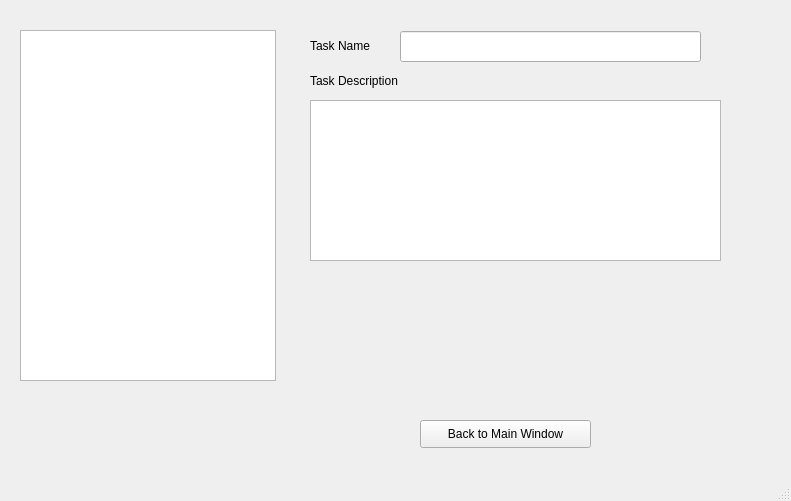
<?xml version="1.0" encoding="UTF-8"?>
<ui version="4.0">
 <class>MainWindow</class>
 <widget class="QMainWindow" name="MainWindow">
  <property name="geometry">
   <rect>
    <x>0</x>
    <y>0</y>
    <width>791</width>
    <height>501</height>
   </rect>
  </property>
  <property name="windowTitle">
   <string>MainWindow</string>
  </property>
  <widget class="QWidget" name="centralwidget">
   <widget class="QListView" name="taskList">
    <property name="geometry">
     <rect>
      <x>20</x>
      <y>30</y>
      <width>256</width>
      <height>351</height>
     </rect>
    </property>
    <property name="autoScrollMargin">
     <number>5</number>
    </property>
    <property name="editTriggers">
     <set>QAbstractItemView::NoEditTriggers</set>
    </property>
    <property name="selectionMode">
     <enum>QAbstractItemView::SingleSelection</enum>
    </property>
   </widget>
   <widget class="QPushButton" name="removeTask">
    <property name="geometry">
     <rect>
      <x>70</x>
      <y>390</y>
      <width>51</width>
      <height>31</height>
     </rect>
    </property>
    <property name="styleSheet">
     <string notr="true">box-sizing:content-box;
border-radius: 30px;
</string>
    </property>
    <property name="text">
     <string/>
    </property>
    <property name="icon">
     <iconset>
      <normaloff>images/minus_sign.png</normaloff>images/minus_sign.png</iconset>
    </property>
   </widget>
   <widget class="QLabel" name="descriptionLabel">
    <property name="geometry">
     <rect>
      <x>310</x>
      <y>60</y>
      <width>121</width>
      <height>41</height>
     </rect>
    </property>
    <property name="text">
     <string>Task Description</string>
    </property>
   </widget>
   <widget class="QLabel" name="nameLabel">
    <property name="geometry">
     <rect>
      <x>310</x>
      <y>30</y>
      <width>81</width>
      <height>31</height>
     </rect>
    </property>
    <property name="text">
     <string>Task Name</string>
    </property>
   </widget>
   <widget class="QLineEdit" name="name">
    <property name="geometry">
     <rect>
      <x>400</x>
      <y>31</y>
      <width>301</width>
      <height>31</height>
     </rect>
    </property>
   </widget>
   <widget class="QTextEdit" name="description">
    <property name="enabled">
     <bool>true</bool>
    </property>
    <property name="geometry">
     <rect>
      <x>310</x>
      <y>100</y>
      <width>411</width>
      <height>161</height>
     </rect>
    </property>
   </widget>
   <widget class="QPushButton" name="addTask">
    <property name="geometry">
     <rect>
      <x>20</x>
      <y>390</y>
      <width>51</width>
      <height>31</height>
     </rect>
    </property>
    <property name="styleSheet">
     <string notr="true">box-sizing:content-box;
border-radius: 30px;
</string>
    </property>
    <property name="text">
     <string/>
    </property>
    <property name="icon">
     <iconset>
      <normaloff>images/plus_sign.png</normaloff>images/plus_sign.png</iconset>
    </property>
   </widget>
   <widget class="QPushButton" name="backButton">
    <property name="geometry">
     <rect>
      <x>420</x>
      <y>420</y>
      <width>171</width>
      <height>28</height>
     </rect>
    </property>
    <property name="text">
     <string>Back to Main Window</string>
    </property>
   </widget>
  </widget>
  <widget class="QMenuBar" name="menubar">
   <property name="geometry">
    <rect>
     <x>0</x>
     <y>0</y>
     <width>791</width>
     <height>26</height>
    </rect>
   </property>
  </widget>
  <widget class="QStatusBar" name="statusbar"/>
 </widget>
 <resources>
  <include location="backgroundImage.qrc"/>
 </resources>
 <connections/>
</ui>
